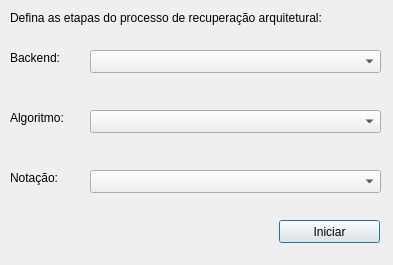
<?xml version="1.0" encoding="UTF-8"?>
<ui version="4.0">
 <class>DuSE::ArchitectureRecoveryPanel</class>
 <widget class="QDialog" name="DuSE::ArchitectureRecoveryPanel">
  <property name="geometry">
   <rect>
    <x>0</x>
    <y>0</y>
    <width>393</width>
    <height>265</height>
   </rect>
  </property>
  <property name="windowTitle">
   <string>Dialog</string>
  </property>
  <widget class="QLabel" name="algorithmLabel">
   <property name="geometry">
    <rect>
     <x>10</x>
     <y>110</y>
     <width>71</width>
     <height>16</height>
    </rect>
   </property>
   <property name="text">
    <string>Algoritmo:</string>
   </property>
  </widget>
  <widget class="QComboBox" name="notationComboBox">
   <property name="geometry">
    <rect>
     <x>90</x>
     <y>170</y>
     <width>291</width>
     <height>23</height>
    </rect>
   </property>
  </widget>
  <widget class="QLabel" name="notationLabel">
   <property name="geometry">
    <rect>
     <x>10</x>
     <y>170</y>
     <width>71</width>
     <height>16</height>
    </rect>
   </property>
   <property name="text">
    <string>Notação:</string>
   </property>
  </widget>
  <widget class="QLabel" name="architectureProcessInformativeLabel">
   <property name="geometry">
    <rect>
     <x>10</x>
     <y>10</y>
     <width>381</width>
     <height>16</height>
    </rect>
   </property>
   <property name="text">
    <string>Defina as etapas do processo de recuperação arquitetural:</string>
   </property>
   <property name="wordWrap">
    <bool>true</bool>
   </property>
  </widget>
  <widget class="QPushButton" name="startPushButton">
   <property name="geometry">
    <rect>
     <x>279</x>
     <y>220</y>
     <width>101</width>
     <height>23</height>
    </rect>
   </property>
   <property name="text">
    <string>Iniciar</string>
   </property>
  </widget>
  <widget class="QLabel" name="backendLabel">
   <property name="geometry">
    <rect>
     <x>10</x>
     <y>50</y>
     <width>71</width>
     <height>16</height>
    </rect>
   </property>
   <property name="text">
    <string>Backend:</string>
   </property>
  </widget>
  <widget class="QComboBox" name="backendComboBox">
   <property name="geometry">
    <rect>
     <x>90</x>
     <y>50</y>
     <width>291</width>
     <height>23</height>
    </rect>
   </property>
  </widget>
  <widget class="QComboBox" name="algorithmComboBox">
   <property name="geometry">
    <rect>
     <x>90</x>
     <y>110</y>
     <width>291</width>
     <height>23</height>
    </rect>
   </property>
  </widget>
 </widget>
 <resources/>
 <connections/>
</ui>
